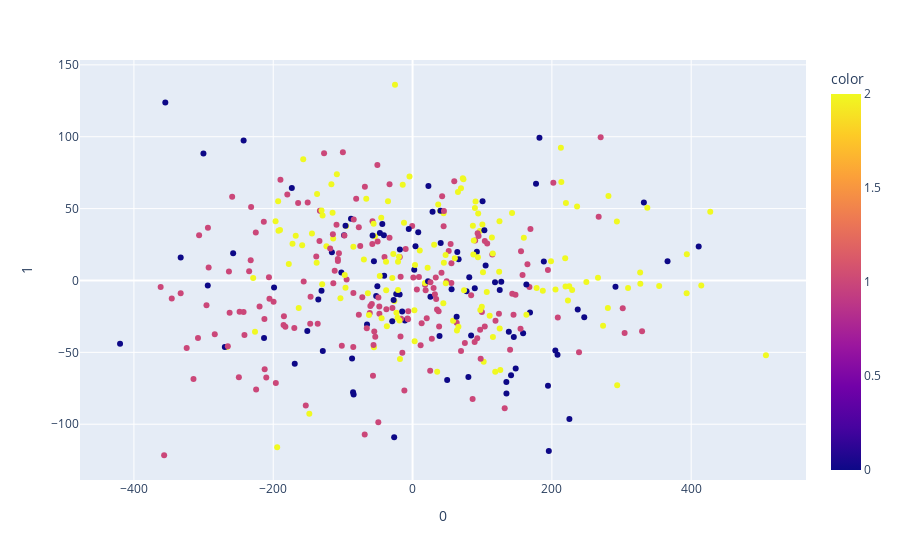

This figure's notebook cell:
### Code cell
pca = PCA(n_components=2)
components = pca.fit_transform(df.iloc[:,:-1])

fig = px.scatter(components, x=0, y=1, color=df['target'])
fig.show()

### Figure 1 — Plotly figure (JSON) as saved in the notebook; plotly's stock layout.template omitted (floating-point values rounded to 4 significant figures; data arrays with more than 128 entries replaced by an {"elided": "..."} marker saying what was removed)
{"data": [{"hovertemplate": "0=%{x}<br>1=%{y}<br>color=%{marker.color}<extra></extra>", "legendgroup": "", "marker": {"color": {"elided": "403 int values"}, "coloraxis": "coloraxis", "symbol": "circle"}, "mode": "markers", "name": "", "orientation": "v", "showlegend": false, "type": "scatter", "x": {"elided": "403 float values"}, "xaxis": "x", "y": {"elided": "403 float values"}, "yaxis": "y"}], "layout": {"coloraxis": {"colorbar": {"title": {"text": "color"}}, "colorscale": [[0, "#0d0887"], [0.1111, "#46039f"], [0.2222, "#7201a8"], [0.3333, "#9c179e"], [0.4444, "#bd3786"], [0.5556, "#d8576b"], [0.6667, "#ed7953"], [0.7778, "#fb9f3a"], [0.8889, "#fdca26"], [1, "#f0f921"]]}, "legend": {"tracegroupgap": 0}, "margin": {"t": 60}, "xaxis": {"anchor": "y", "domain": [0, 1], "title": {"text": "0"}}, "yaxis": {"anchor": "x", "domain": [0, 1], "title": {"text": "1"}}}}
